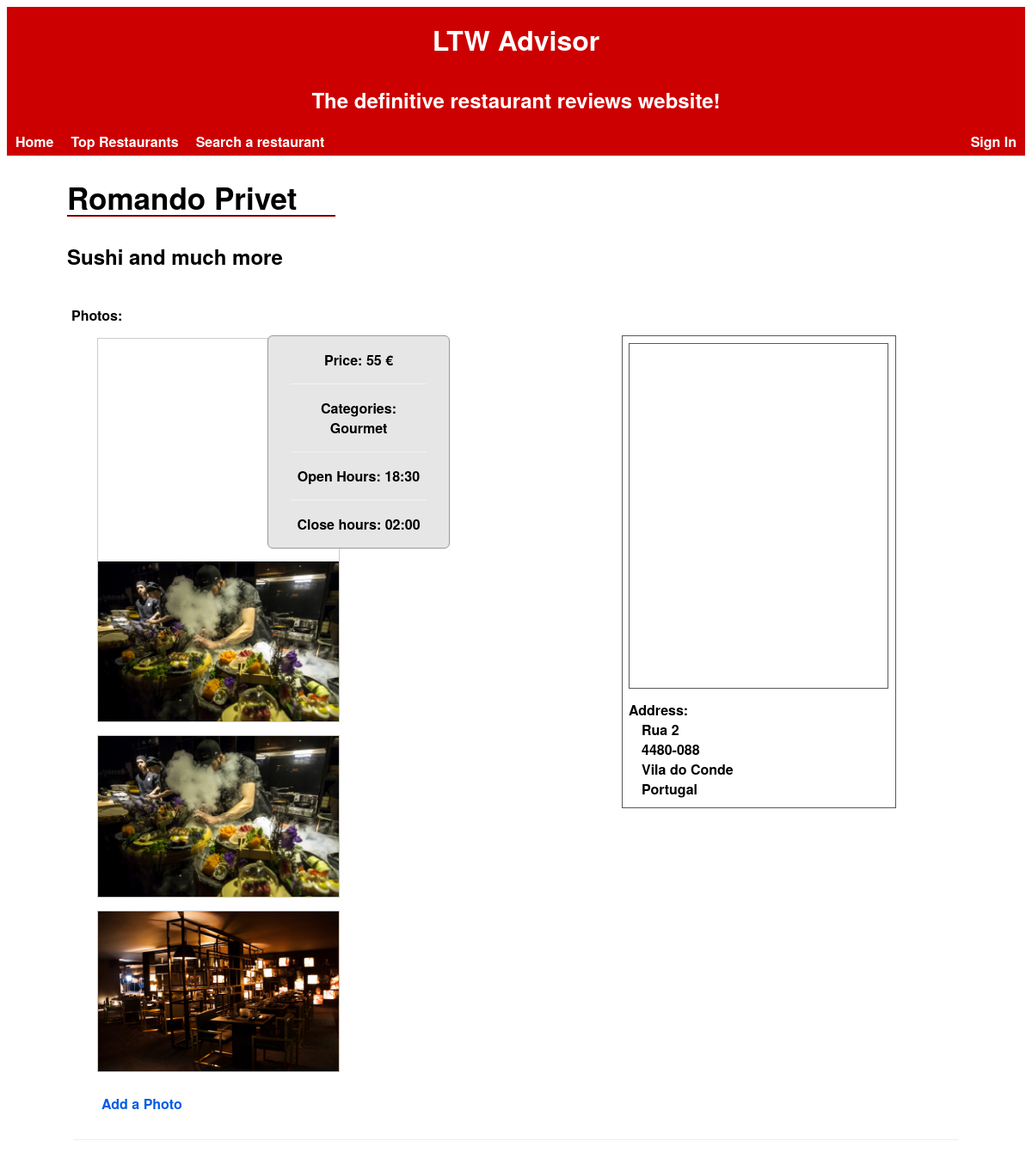
Page /templates/restaurant.php?idRestaurant=5 on the committed database.
### tables this page shows
CREATE TABLE Restaurant(
    idRestaurant        INTEGER PRIMARY KEY AUTOINCREMENT,
    name                STRING NOT NULL,
    description         STRING NOT NULL,
    score               FLOAT,

    idOwner             INTEGER REFERENCES User(idUser),
    idRestaurantInfo    INTEGER REFERENCES RestaurantInfo(idRestaurantInfo)
);

CREATE TABLE Localization(
    idLocalization      INTEGER PRIMARY KEY AUTOINCREMENT,
    country             STRING,
    city                STRING,
    road                STRING,
    postalCode          STRING
);

CREATE TABLE RestaurantInfo(
    idRestaurantInfo    INTEGER PRIMARY KEY AUTOINCREMENT,
    price               INTEGER,
    category            STRING,
    openHours           DATE,
    closeHours          DATE,

    idLocalization      INTEGER REFERENCES Localization(idLocalization)
);

CREATE TABLE PhotoRestaurant(
    idPhoto             INTEGER PRIMARY KEY AUTOINCREMENT,
    type                STRING NOT NULL,
    title               STRING,
    
    idRestaurantInfo    INTEGER REFERENCES RestaurantInfo(idRestaurantInfo)
);

### database/db_restaurants.php (called while the page is built, shortened)
<?php
    function getRestaurantById($idRestaurant) {
        global $db;
        $stmt = $db->prepare('SELECT * FROM Restaurant WHERE idRestaurant = :id');
        $stmt->bindParam(':id', $idRestaurant);
        $stmt->execute();
        return $stmt->fetch();
    }
?>

### database/db_localization.php (called while the page is built, shortened)
<?php
    function getLocalizationById($idLocalization) {
        global $db;
        $stmt = $db->prepare('SELECT * FROM Localization WHERE idLocalization = :id');
        $stmt->bindParam(':id', $idLocalization);
        $stmt->execute();
        return $stmt->fetch();
    }
?>

### database/db_restaurants_info.php (called while the page is built, shortened)
<?php
    function getInfoById($idRestaurantInfo) {
        global $db;
        $stmt = $db->prepare('SELECT * FROM RestaurantInfo WHERE idRestaurantInfo = :id');
        $stmt->bindParam(':id', $idRestaurantInfo);
        $stmt->execute();
        return $stmt->fetch();
    }
?>

### database/db_photo.php (called while the page is built, shortened)
<?php
    function getAllPhotosFromRestaurant($idRestaurantInfo) {
        global $db;
        $stmt = $db->prepare('SELECT * FROM PhotoRestaurant WHERE idRestaurantInfo = :idRestaurantInfo');
        $stmt->bindParam(':idRestaurantInfo', $idRestaurantInfo);
        $stmt->execute();
        return $stmt->fetchAll();
    }
?>

### templates/restaurant.php (the view, shortened to what this page needs)
<html>
<head>
<link rel="stylesheet" href="../css/restaurant.css">
</head>
</html>
<?php
    include_once('../database/connection.php');
    include_once('../database/db_restaurants.php');
    include_once('../database/db_restaurants_info.php');
    include_once('../database/db_photo.php');
    include_once('../database/db_localization.php');
    if(isset($_GET['idRestaurant'])) {
        $restaurant = getRestaurantById($_GET['idRestaurant']);
    } else {
        $_SESSION['idRestaurant'] = $_SESSION['restaurant'];
        $restaurant = $_SESSION['restaurant'];
        if($restaurant == false)
            die('There was no restaurant with the specified id');
    }
    $info = getInfoById($restaurant['idRestaurantInfo']);
    $localization = getLocalizationById($info['idLocalization']);
    $photos = getAllPhotosFromRestaurant($info['idRestaurantInfo']);
    include_once('header.php');
?>
<section id="pageres">
    <div id='restaurant'>
        <h2><?=$restaurant['name']?></h2>
        <h3><?=$restaurant['description']?></h3>
    </div>
	<div class="localization">
        <?php if(isset($localization['country']) || isset($localization['city']) || isset($localization['road'])) { ?>
            <div id="map" style="width:300px; height:400px"></div>
			<label>Address: </label>
        <?php } else { ?>
            <label>No address available</label>
        <?php } ?>
        <div id="road"><?=$localization['road']?></div>
		<div id="postalCode"><?=$localization['postalCode']?></div>
		<div id="city"><?=$localization['city']?></div>
		<div id="country"><?=$localization['country']?></div>
    </div>
    <div id='restaurantInfo'>
        <div id="price">
		<?php if($info['price']) { ?>
			<p>Price: <?=$info['price']?> €</p>
        <?php } else { ?>
            <p>No prices available</p>
        <?php } ?>
		 </div>
		<div id="cat">
        <?php if($info['category']) { ?>
			<p>Categories: <?=$info['category']?></p>
        <?php } else { ?>
            <p>No categories available</p>
        <?php } ?>
		 </div>
		<div id="open">
        <?php if($info['openHours']) { ?>
            <p>Open Hours: <?=$info['openHours']?></p>
        <?php } else { ?>
            <p>No open hours available</p>
        <?php } ?>
		</div>
        <?php if($info['closeHours']) { ?>
            <p>Close hours: <?=$info['closeHours']?></p>
        <?php } else { ?>
            <p>No close hours available</p>
        <?php } ?>
    </div>
	<div id="ptit">
	<label> Photos: </label>
	</div>
    <div id="photos">
        <?php foreach($photos as $photo) { ?>
            <div id="photo">
			<img src="../images/originals/<?=$photo['idPhoto']?>.<?=$photo['type']?> " width="200" height="200">
			</div>
        <?php } ?>
    </div>
	<div id="add">
    <a href="../pages/add_photos.php?idRestaurant=<?=$_GET['idRestaurant']?>&idRestaurantInfo=<?=$info['idRestaurantInfo']?>">Add a Photo</a>
	</div>
    <div id='reviews'>
    </div>
</section>

### css/restaurant.css (style rules this page uses)
#restaurant h2 { border-bottom: 2px groove #990000; font-size: 35px; line-height: 40px; width: 28%; }
#restaurant h3 { border-bottom: hidden; font-size: 150%; }
#restaurant { padding-left: 70px; }
#price, #cat, #open { border-bottom: 1px groove #f2f2f2; margin: auto; width: 75%; }
#restaurantInfo { float: right; background-color: #e6e6e6; width: 210px; border: 1px groove #999999; border-radius: 6px; margin: 35px 200px 15px 0px; text-align: center; }
.localization { width: 310px; border: 1px solid #595959; padding-left: 7px; padding-top: 6px; margin: 35px 150px 30px 0px; float:right; }
#map { border: 1px solid #595959; margin: 2px 4px 13px 0px; }
#country, #road, #city, #postalCode { padding-left: 15px; }
#country { margin-bottom: 10px; }
#photos { margin-bottom: 10px; }
#ptit { margin: 30px 5px 10px 75px; }
#photo { border: 1px solid #ccc; width: 280px; margin: 15px 5px 15px 105px; }
#photo img { width: 100%; height: auto; }
#add { padding: 10px 0px 20px 95px; margin-left: 15px; margin-bottom: 10px; }
#add a { color: #005ce6; text-decoration: none; }
#reviews { padding-bottom: 15px; border-top-style: groove; border-right-style: hidden; border-bottom-style: hidden; border-left-style: hidden; border-width: 1px; width:87%; margin:auto; }

### css/search_restaurant.css (style rules this page uses)
h3 { font-size:180%; border-top: hidden; border-bottom: 2px groove #990000; margin-bottom: 40px; }

### css/style.css (style rules this page uses)
html { font-family: 'Helvetica Neue', sans-serif; font-weight: bold; height: 100%; background-color: #white; }

### rows in the picture
restaurant: name "Romando Privet", description "Sushi and much more"
localization: road "Rua 2", postalCode "4480-088", city "Vila do Conde", country "Portugal"
restaurantinfo: price "55", category "Gourmet", openHours "18:30", closeHours "02:00"
photorestaurant: shows a picture
